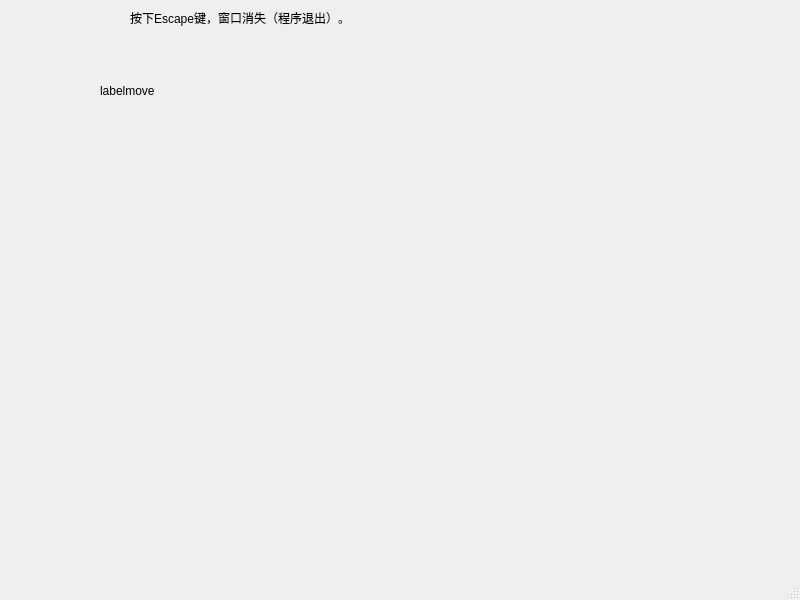
<?xml version="1.0" encoding="UTF-8"?>
<ui version="4.0">
 <class>MainWindow</class>
 <widget class="QMainWindow" name="MainWindow">
  <property name="geometry">
   <rect>
    <x>0</x>
    <y>0</y>
    <width>800</width>
    <height>600</height>
   </rect>
  </property>
  <property name="windowTitle">
   <string>MainWindow</string>
  </property>
  <widget class="QWidget" name="centralwidget">
   <widget class="QLabel" name="label_mouse_position">
    <property name="geometry">
     <rect>
      <x>100</x>
      <y>70</y>
      <width>131</width>
      <height>41</height>
     </rect>
    </property>
    <property name="text">
     <string>labelmove</string>
    </property>
   </widget>
   <widget class="QLabel" name="label">
    <property name="geometry">
     <rect>
      <x>130</x>
      <y>10</y>
      <width>251</width>
      <height>16</height>
     </rect>
    </property>
    <property name="text">
     <string>按下Escape键，窗口消失（程序退出）。</string>
    </property>
   </widget>
  </widget>
  <widget class="QMenuBar" name="menubar">
   <property name="geometry">
    <rect>
     <x>0</x>
     <y>0</y>
     <width>800</width>
     <height>21</height>
    </rect>
   </property>
  </widget>
  <widget class="QStatusBar" name="statusbar"/>
 </widget>
 <resources/>
 <connections/>
</ui>
